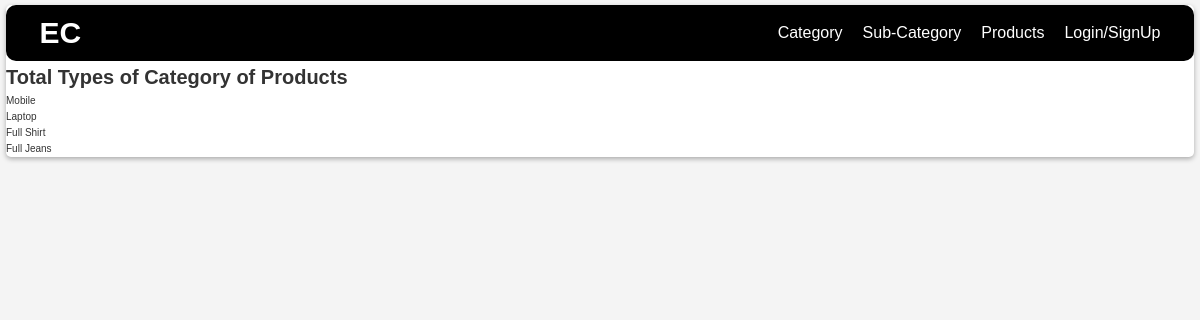
The app's page /sub-categorys/ with its own data.
### base/models.py (models this page shows, shortened)
class SubCategory(models.Model):
    category = models.ForeignKey(Category, on_delete=models.CASCADE)
    name = models.CharField(max_length=20)
    created_at = models.DateTimeField(auto_now_add=True)
    updated_at = models.DateTimeField(auto_now=True)
    deleted_at = models.DateTimeField(null=True, blank=True)

### base/views.py (the view)
# urls.py: path("sub-categorys/", views.subCategorysView, name="sub-category"),
def subCategorysView(request):
    page = "sub_category"
    categories = SubCategory.objects.all()
    context = {"categories":categories, "page":page}
    return render(request, "base/subcategory/sub_category.html", context)

### base/templates/base/subcategory/sub_category.html
{% extends "main.html" %}
{% block content %}
{% if page == "sub_category" %}
    <div>
        <h1>Total Types of Category of Products</h1>
        {% for category in categories %}
            <ul>
                <li>{{category.name}}</li>
            </ul>
        {% endfor %}
    </div>
{% else %}
    <form method="POST">
        {% csrf_token %}
        {{ form.as_p }}
        <button type="submit">Create-Sub-Category</button>
    </form>
{% endif %}
{% endblock content %}

### static/styles/main.css (style rules this page uses)
*, *::after, *::before { box-sizing: border-box; padding: 0; margin: 0; }
html { font-size: 62.5%; }
body { font-family: 'Poppins', sans-serif; line-height: 1.6; background-color: #f4f4f4; color: #333; }

### records on screen
SubCategory: name "Mobile"
SubCategory: name "Laptop"
SubCategory: name "Full Shirt"
SubCategory: name "Full Jeans"
